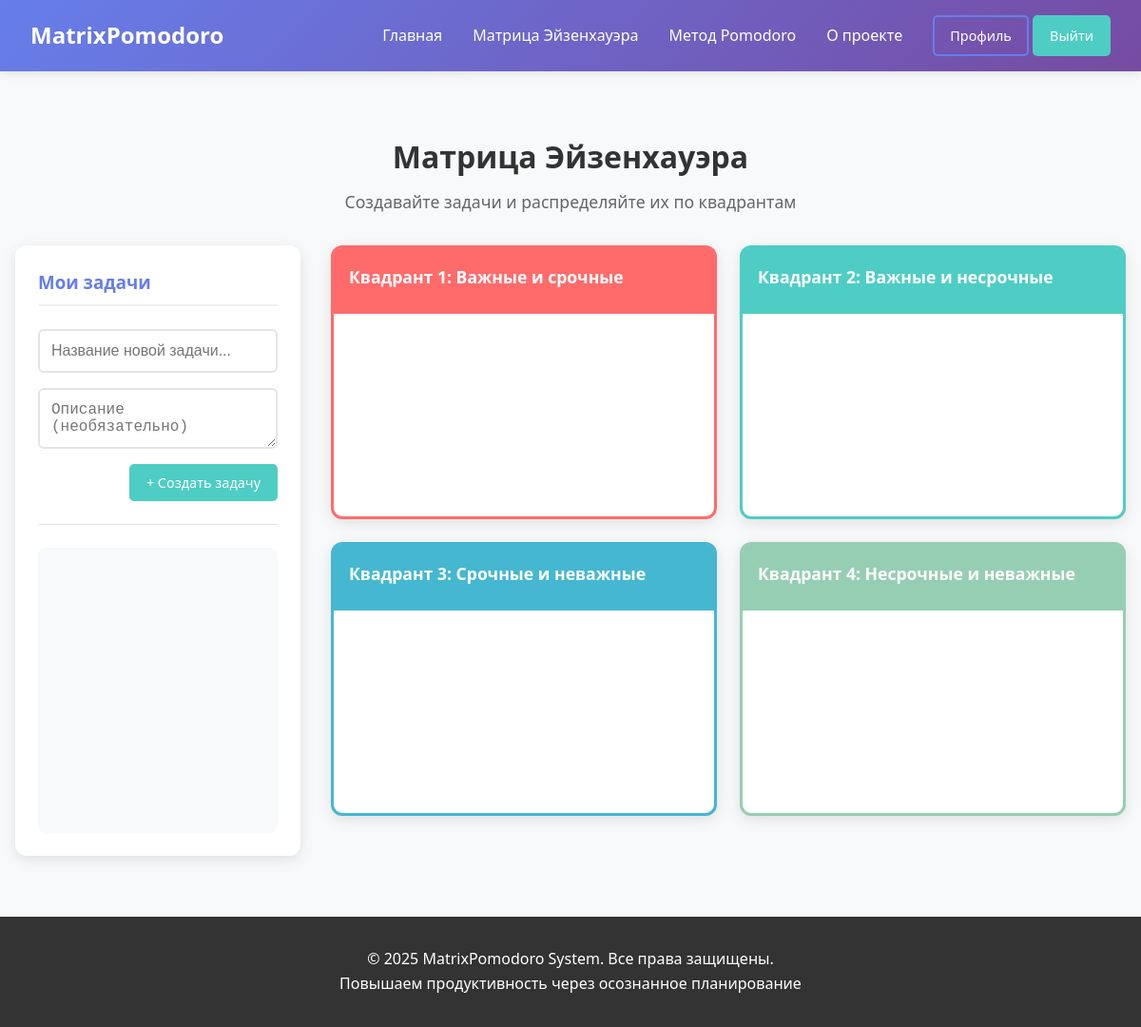
/tasks/matrix/ (signed in), run on the app's committed database.
### tasks/models.py (models this page shows, shortened)
class EisenhowerQuadrant(models.Model):
    name = models.CharField(max_length=100, verbose_name="Название квадранта")
    description = models.TextField(verbose_name="Описание")
    priority_order = models.IntegerField(verbose_name="Порядок отображения (1-4)")
    color_code = models.CharField(max_length=7, default='#FFFFFF', verbose_name="Цвет (HEX)")
    icon = models.CharField(max_length=50, blank=True, verbose_name="Иконка")
    class Meta:
        verbose_name = "Квадрант Эйзенхауэра"
        verbose_name_plural = "Квадранты Эйзенхауэра"
        ordering = ['priority_order']

### tasks/views.py (the view, shortened to what this page needs)
# urls.py: path('matrix/', views.matrix_view, name='matrix'),
@login_required
def matrix_view(request):
    quadrants = EisenhowerQuadrant.objects.all().order_by('priority_order')
    unassigned_tasks = Task.objects.filter(
        user=request.user,
        quadrant__isnull=True,
        status='active'
    ).order_by('created_at')
    tasks_with_quadrants = Task.objects.filter(
        user=request.user,
        quadrant__isnull=False,
        status='active'
    ).order_by('quadrant__priority_order', 'display_order', 'created_at')
    context = {
        'quadrants': quadrants,
        'unassigned_tasks': unassigned_tasks,
        'tasks': tasks_with_quadrants,
    }
    return render(request, 'tasks/eisenhower_matrix.html', context)

### tasks/templates/tasks/eisenhower_matrix.html (shortened to what this page needs)
{% extends 'core/base.html' %}
{% load static %}
{% block extra_css %}
<link rel="stylesheet" href="{% static 'tasks/css/matrix.css' %}">
{% endblock %}
{% block content %}
<div class="matrix-container">
    <div class="matrix-header">
        <h1>Матрица Эйзенхауэра</h1>
        <p>Создавайте задачи и распределяйте их по квадрантам</p>
    </div>
    <div class="matrix-layout">
        <div class="tasks-sidebar">
            <h3>Мои задачи</h3>
            <div class="create-task-form">
                <form id="task-form" method="POST" action="{% url 'tasks:matrix' %}">
                    <div class="form-group">
                        <input type="text" name="title" id="task-title-input" class="form-control"
                               placeholder="Название новой задачи..." required>
                    </div>
                    <div class="form-group">
                        <textarea name="description" id="task-description-input" class="form-control"
                                  placeholder="Описание (необязательно)" rows="2"></textarea>
                    </div>
                    <div class="form-actions">
                        <button type="submit" class="btn btn-primary" id="create-task-btn">
                            + Создать задачу
                        </button>
                    </div>
                </form>
            </div>
            <div class="tasks-list" id="tasks-list">
            </div>
        </div>
        <div class="matrix-main">
            <div class="eisenhower-matrix">
                {% for quadrant in quadrants %}
                <div class="quadrant" style="border-color: {{ quadrant.color_code }};">
                    <div class="quadrant-header" style="background-color: {{ quadrant.color_code }};">
                        <h3>{{ quadrant.name }}</h3>
                    </div>
                    <div class="tasks-container"
                         id="quadrant-{{ quadrant.id }}"
                         data-quadrant-id="{{ quadrant.id }}">
                    </div>
                </div>
                {% endfor %}
            </div>
        </div>
    </div>
</div>
{% endblock %}

### core/static/core/css/base.css (style rules this page uses)
* { margin: 0; padding: 0; box-sizing: border-box; }
body { font-family: 'Segoe UI', Tahoma, Geneva, Verdana, sans-serif; line-height: 1.6; color: #333; background-color: #f8f9fa; min-height: 100vh; display: flex; flex-direction: column; }
.btn { display: inline-block; padding: 0.5rem 1rem; border-radius: 5px; text-decoration: none; font-weight: 500; transition: all 0.3s; border: 2px solid transparent; cursor: pointer; font-family: inherit; font-size: 0.9rem; }
.btn-primary { background-color: #4ECDC4; color: white; border: 2px solid #4ECDC4; }

### tasks/static/tasks/css/matrix.css (style rules this page uses)
.matrix-container { max-width: 1400px; margin: 0 auto; padding: 2rem 1rem; }
.matrix-header { text-align: center; margin-bottom: 2rem; }
.matrix-header h1 { color: #333; margin-bottom: 0.5rem; }
.matrix-header p { color: #666; font-size: 1.1rem; }
.matrix-layout { display: flex; gap: 2rem; margin-top: 2rem; min-height: 70vh; }
.tasks-sidebar { flex: 0 0 300px; background: white; border-radius: 12px; box-shadow: 0 4px 15px rgba(0,0,0,0.1); padding: 1.5rem; display: flex; flex-direction: column; }
.tasks-sidebar h3 { color: #667eea; margin-bottom: 1.5rem; padding-bottom: 0.5rem; border-bottom: 2px solid #f0f0f0; }
.create-task-form { margin-bottom: 1.5rem; padding-bottom: 1.5rem; border-bottom: 1px solid #e1e5e9; }
.tasks-list { flex: 1; overflow-y: auto; min-height: 300px; padding: 1rem; background: #f8f9fa; border-radius: 8px; }
.matrix-main { flex: 1; display: flex; flex-direction: column; }
.eisenhower-matrix { display: grid; grid-template-columns: 1fr 1fr; grid-template-rows: 1fr 1fr; gap: 1.5rem; height: 70vh; min-height: 600px; }
.quadrant { border: 3px solid; border-radius: 12px; display: flex; flex-direction: column; background: white; box-shadow: 0 4px 15px rgba(0,0,0,0.1); }
.quadrant-header { padding: 1rem; color: white; border-radius: 8px 8px 0 0; }
.quadrant-header h3 { margin: 0 0 0.5rem 0; font-size: 1.1rem; }
.tasks-container { flex: 1; padding: 1rem; overflow-y: auto; min-height: 200px; }
.form-group { display: flex; flex-direction: column; margin-bottom: 1rem; }
.form-control { padding: 0.75rem; border: 2px solid #e1e5e9; border-radius: 6px; font-size: 1rem; transition: border-color 0.3s; width: 100%; }
.form-actions { display: flex; gap: 1rem; justify-content: flex-end; margin-top: 1rem; }
.btn { display: inline-block; padding: 0.5rem 1rem; border-radius: 5px; text-decoration: none; font-weight: 500; transition: all 0.3s; border: 2px solid transparent; cursor: pointer; font-family: inherit; font-size: 0.9rem; }
.btn-primary { background-color: #4ECDC4; color: white; border: 2px solid #4ECDC4; }

### data on the page
EisenhowerQuadrant: name "Квадрант 1: Важные и срочные"
EisenhowerQuadrant: name "Квадрант 2: Важные и несрочные"
EisenhowerQuadrant: name "Квадрант 3: Срочные и неважные"
EisenhowerQuadrant: name "Квадрант 4: Несрочные и неважные"
